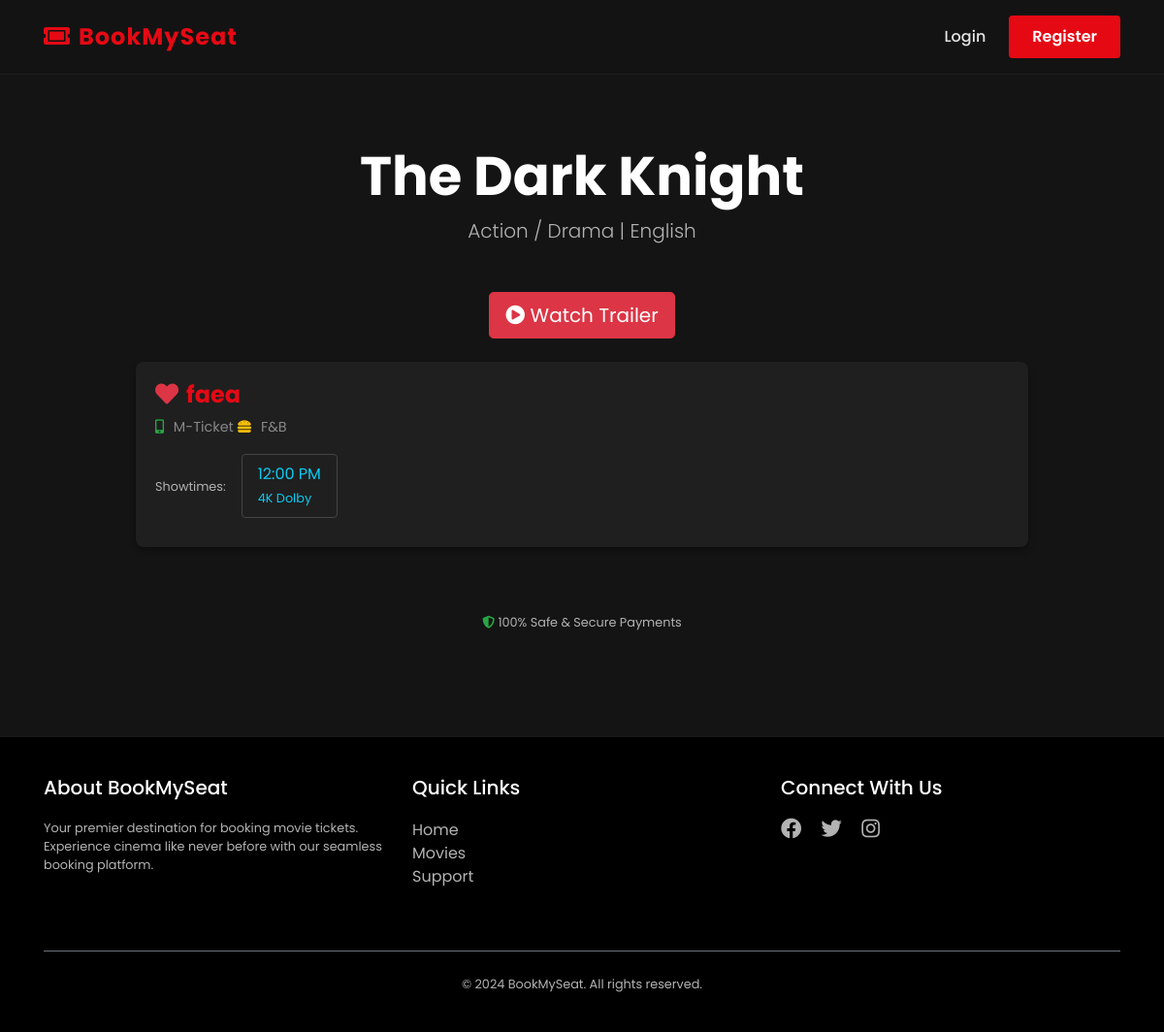
The app's page /movies/3/theaters with its own data.
### movies/models.py (models this page shows, shortened)
class Movie(models.Model):
    name= models.CharField(max_length=255)
    image= models.ImageField(upload_to="movies/")
    rating = models.DecimalField(max_digits=3,decimal_places=1)
    cast= models.TextField()
    description= models.TextField(blank=True,null=True) # optional
    genre = models.CharField(max_length=100, default='Action')
    language = models.CharField(max_length=100, default='Hindi')
    trailer_url = models.URLField(max_length=500, blank=True, null=True, help_text="YouTube trailer URL")

class Theater(models.Model):
    name = models.CharField(max_length=255)
    movie = models.ForeignKey(Movie,on_delete=models.CASCADE,related_name='theaters')
    time= models.DateTimeField()

### movies/views.py (the view)
# urls.py: path('<int:movie_id>/theaters',views.theater_list,name='theater_list'),
def theater_list(request, movie_id):
    movie = get_object_or_404(Movie, id=movie_id)
    theaters = Theater.objects.filter(movie=movie)
    return render(request, 'movies/theater_list.html', {'movie': movie, 'theaters': theaters})

### templates/movies/theater_list.html (shortened to what this page needs)
{% extends "users/basic.html" %}
{% block content %}
<div class="py-5">
  <div class="text-center mb-5">
    <h2 class="font-weight-bold display-4">{{ movie.name }}</h2>
    <p class="text-muted lead">{{ movie.genre }} | {{ movie.language }}</p>
  </div>
  {% if movie.trailer_url %}
  <div class="text-center mb-4">
    <button type="button" class="btn btn-danger btn-lg" data-toggle="modal" data-target="#trailerModal">
      <i class="fas fa-play-circle"></i> Watch Trailer
    </button>
  </div>
  {% endif %}
  {% if theaters %}
  <div class="row">
    <div class="col-lg-10 mx-auto">
      {% for theater in theaters %}
      <div class="theatre-card text-white">
        <div class="row align-items-center mb-3">
          <div class="col-md-6">
            <h4 class="mb-1 font-weight-bold" style="color: #e50914;">
              <i class="fas fa-heart text-danger mr-2"></i>{{ theater.name }}
            </h4>
            <div class="feature-icon mt-2">
              <span><i class="fas fa-mobile-alt text-success"></i> M-Ticket</span>
              <span><i class="fas fa-hamburger text-warning"></i> F&B</span>
            </div>
          </div>
        </div>
        <div class="d-flex flex-wrap align-items-center">
          <div class="mr-3 mb-2 text-muted small">Showtimes:</div>
          <a href="{% url 'book_seats' theater.id %}" class="time-slot shadow-sm">
            {{ theater.time|date:"h:i A" }}
            <br><small class="text-white-50">4K Dolby</small>
          </a>
        </div>
      </div>
      {% endfor %}
    </div>
  </div>
  {% endif %}
  <div class="text-center mt-5 text-muted small">
    <i class="fas fa-shield-alt text-success"></i> 100% Safe & Secure Payments
  </div>
</div>
{% endblock %}

### static/css/style.css (style rules this page uses)
:root { --primary-color: #e50914; --dark-bg: #141414; --card-bg: #1f1f1f; --text-color: #ffffff; --text-muted: #b3b3b3; }
body { font-family: 'Poppins', sans-serif; background-color: var(--dark-bg); color: var(--text-color); margin: 0; padding: 0; }
.text-muted { color: var(--text-muted) !important; }
h1, h2, h3, h4, h5 { color: white; }

### templates/movies/theater_list.html (style rules this page uses)
.theatre-card { background: #1f1f1f; border: none; border-radius: 8px; margin-bottom: 20px; padding: 20px; transition: transform 0.2s; box-shadow: 0 4px 6px rgba(0, 0, 0, 0.3); }
.time-slot { background: transparent; border: 1px solid #444; color: #0dcaf0; padding: 8px 16px; border-radius: 4px; display: inline-block; margin-right: 10px; margin-bottom: 10px; text-decoration: none; transition: all 0.2s; }
.feature-icon { font-size: 0.9rem; color: #888; margin-right: 15px; }
.feature-icon i { margin-right: 6px; }

### records on screen
Movie: name "The Dark Knight", genre "Action / Drama", language "English"
Theater: name "faea", time "12:00 PM"
